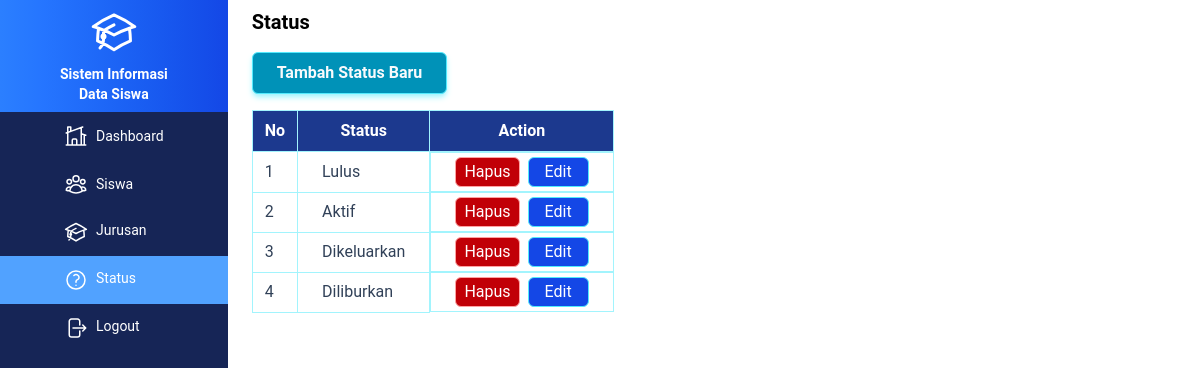
The page /status.php on the database its author committed.
### tables this page shows
CREATE TABLE `tabel_status` (
  `id` int(11) NOT NULL,
  `status` varchar(100) NOT NULL,
  `created_at` timestamp NOT NULL DEFAULT current_timestamp(),
  `updated_at` timestamp NOT NULL DEFAULT current_timestamp() ON UPDATE current_timestamp()
);

### src/functions/functionStatus.php (called while the page is built, shortened)
<?php
    function semuaStatus($db) {
        $stmt = $db->query("SELECT * FROM tabel_status");
        return $stmt->fetchAll();
    }
?>

### src/status.php (the view, shortened to what this page needs)
<?php
    require_once "functions/functionStatus.php";
    $title = "Status";
    $dataStatus = semuaStatus($db);
?>
<?php include_once "templates/header.php"; ?>
    <div class="flex h-screen">
        <?php include_once "templates/sidebar.php"; ?>
        <div class="content px-6 py-2">
            <h1 class="text-xl font-semibold"><?php echo $title; ?></h1>
            <a href="tambahStatus.php" class="px-6 py-2 bg-cyan-600 mt-4 inline-block text-slate-50 font-semibold rounded-md border border-cyan-300 shadow-md shadow-cyan-200 hover:bg-cyan-800 hover:shadow-none">Tambah Status Baru</a>
            <table class="mt-4">
                <thead>
                    <tr>
                        <th class="border border-cyan-200 bg-blue-900 text-white py-2 px-3">No</th>
                        <th class="border border-cyan-200 bg-blue-900 text-white py-2 px-6">Status</th>
                        <th class="border border-cyan-200 bg-blue-900 text-white py-2 px-6">Action</th>
                    </tr>
                </thead>
                <tbody>
                    <?php $x=1; foreach($dataStatus as $status) : ?>
                    <tr>
                        <td class="border border-cyan-200 text-slate-700 py-1 px-3"><?php echo $x++; ?></td>
                        <td class="border border-cyan-200 text-slate-700 py-1 px-6"><?php echo htmlspecialchars($status["status"]); ?></td>
                        <td class="border flex items-center gap-2 border-cyan-200 text-slate-700 py-1 px-6">
                            <form action="" method="post" onclick="return confirm('Yakin hapus status !')">
                                <button type="submit" name="hapus" class="bg-red text-white py-0.5 px-2 rounded-md border border-red-300 bg-red-700">Hapus</button>
                            </form>
                            <a href="editStatus.php?id=<?php echo $status["id"]; ?>" class="bg-blue-700 py-0.5 px-4 rounded-md border border-cyan-300 block text-white">Edit</a>
                        </td>
                    </tr>
                    <?php endforeach; ?>
                </tbody>
            </table>
        </div>
    </div>

### rows shown on the page
tabel_status: status "Lulus"
tabel_status: status "Aktif"
tabel_status: status "Dikeluarkan"
tabel_status: status "Diliburkan"

### other values the page prints
$title "Status"
